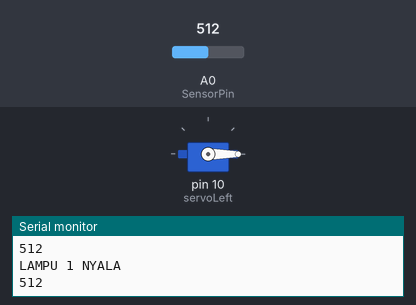
This sketch was run on a simulated Arduino Uno, built with avr-gcc and run on an emulated ATmega328P. On the bench: servo, the last lines printed to the serial monitor. Inputs (shaded band) come from the test bench; at power-on: A0 (SensorPin) = 512.

Above: at 1.2 s.
1.3 s: A0 (SensorPin) set to 211
2.8 s: A0 (SensorPin) set to 182
At 3.9 s:
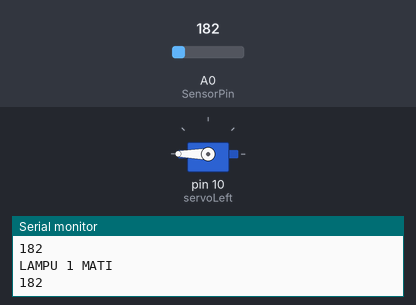
4.4 s: A0 (SensorPin) set to 210
At 5.4 s:
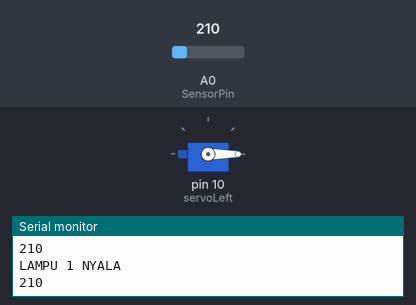
6.0 s: A0 (SensorPin) set to 190
At 6.8 s:
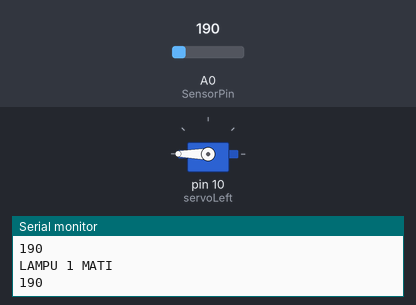
Timing chart, 0 to 8.6 s (numbered marks = the images above; inputs shaded):
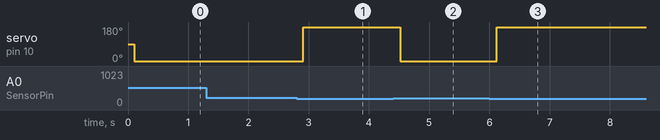

Measured:
- the behaviour switches between 201 and 200 on A0 (SensorPin) (found by bisection; images 0 and 1)
- after the input at 2.8 s, servo on pin 10 (servoLeft): 0° → 180° after 0.11 s
- after the input at 4.4 s, servo on pin 10 (servoLeft): 180° → 0° after 0.12 s
- after the input at 6.0 s, servo on pin 10 (servoLeft): 0° → 180° after 0.13 s

The sketch:

Flame_Sensor.ino
```cpp
int SensorPin=A0;
int SensorValue=0;
#include <Servo.h>
Servo servoLeft;
void setup() {
  // put your setup code here, to run once:
Serial.begin(9600);
servoLeft.attach(10);
}
void loop() {
  // put your main code here, to run repeatedly:
 SensorValue=analogRead(SensorPin);
Serial.println(SensorValue);
delay(100);
if (SensorValue<=200){
Serial.println("LAMPU 1 MATI");
turnRight();
}else{
 Serial.println("LAMPU 1 NYALA");
turnLeft();
}
}
void forward()  {
  servoLeft.write(0);

}

void reverse()  {
  servoLeft.write(180);

}

void turnRight()  {
  servoLeft.write(180);

}
void turnLeft() {
  servoLeft.write(0);

}
void stopRobot()  {
  servoLeft.write(90);

}
```
